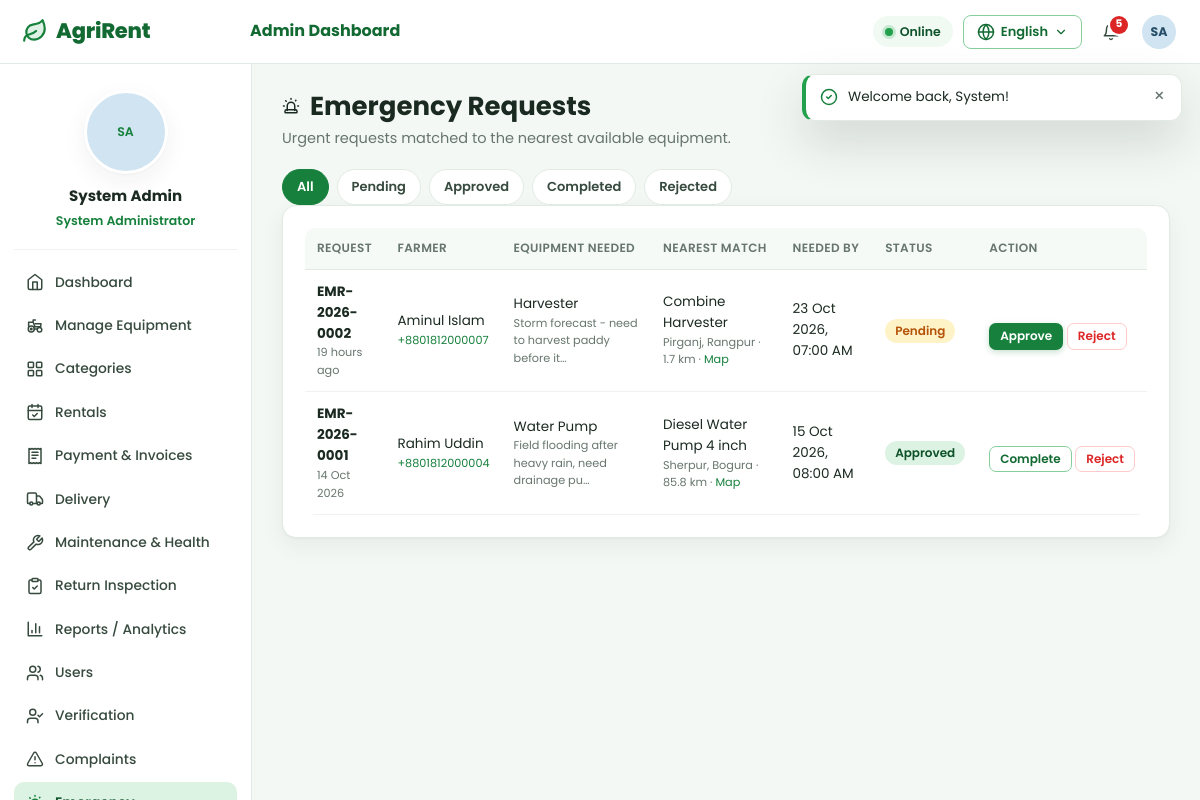
Page /index.php?r=emergency/index (signed in) on the committed database.
### tables this page shows
CREATE TABLE `users` (
  `id` INT UNSIGNED NOT NULL AUTO_INCREMENT,
  `name` VARCHAR(100) NOT NULL,
  `email` VARCHAR(160) NOT NULL,
  `phone` VARCHAR(30) NOT NULL DEFAULT '',
  `address` VARCHAR(255) NOT NULL DEFAULT '',
  `password` VARCHAR(255) NOT NULL,
  `role` ENUM('farmer','employee','admin') NOT NULL,
   
  `status` ENUM('inactive','active','suspended','deleted') NOT NULL DEFAULT 'inactive',
  `email_verified_at` DATETIME DEFAULT NULL,
   
  `verification_status` ENUM('pending','approved','rejected') NOT NULL DEFAULT 'pending',
  `verification_note` VARCHAR(255) DEFAULT NULL,
  `verification_document` VARCHAR(255) DEFAULT NULL,
  `verified_by` INT UNSIGNED DEFAULT NULL,
  `verified_at` DATETIME DEFAULT NULL,
  `employee_code` VARCHAR(30) DEFAULT NULL,
  `profile_photo` VARCHAR(255) DEFAULT NULL,
  `language` ENUM('en','bn') NOT NULL DEFAULT 'en',
  `two_factor_enabled` TINYINT(1) NOT NULL DEFAULT 0,
  `google_id` VARCHAR(64) DEFAULT NULL,
  `failed_attempts` INT UNSIGNED NOT NULL DEFAULT 0,
  `locked_until` DATETIME DEFAULT NULL,
  `last_login_at` DATETIME DEFAULT NULL,
  `last_login_ip` VARCHAR(45) DEFAULT NULL,
  `last_login_agent` VARCHAR(255) DEFAULT NULL,
  `remember_selector` CHAR(24) DEFAULT NULL,
  `remember_hash` CHAR(64) DEFAULT NULL,
  `remember_expires` DATETIME DEFAULT NULL,
  `deleted_at` DATETIME DEFAULT NULL,
  `created_at` DATETIME NOT NULL DEFAULT CURRENT_TIMESTAMP,
  `updated_at` DATETIME NOT NULL DEFAULT CURRENT_TIMESTAMP ON UPDATE CURRENT_TIMESTAMP,
  PRIMARY KEY (`id`),
  UNIQUE KEY `uq_users_email` (`email`),
  UNIQUE KEY `uq_users_google` (`google_id`),
  UNIQUE KEY `uq_users_remember` (`remember_selector`),
  KEY `idx_users_role_status` (`role`,`status`,`verification_status`)
);

CREATE TABLE `emergency_requests` (
  `id` INT UNSIGNED NOT NULL AUTO_INCREMENT,
  `request_code` VARCHAR(20) DEFAULT NULL,
  `farmer_id` INT UNSIGNED NOT NULL,
  `category_id` INT UNSIGNED NOT NULL,
  `equipment_id` INT UNSIGNED DEFAULT NULL,
  `latitude` DECIMAL(9,6) NOT NULL,
  `longitude` DECIMAL(9,6) NOT NULL,
  `location_label` VARCHAR(150) DEFAULT NULL,
  `distance_km` DECIMAL(7,2) DEFAULT NULL,
  `needed_by` DATETIME NOT NULL,
  `details` VARCHAR(500) DEFAULT NULL,
  `status` ENUM('pending','approved','rejected','completed') NOT NULL DEFAULT 'pending',
  `handled_by` INT UNSIGNED DEFAULT NULL,
  `client_uuid` CHAR(36) DEFAULT NULL,
  `created_at` DATETIME NOT NULL DEFAULT CURRENT_TIMESTAMP,
  `updated_at` DATETIME NOT NULL DEFAULT CURRENT_TIMESTAMP ON UPDATE CURRENT_TIMESTAMP,
  PRIMARY KEY (`id`),
  UNIQUE KEY `uq_emergency_code` (`request_code`),
  UNIQUE KEY `uq_emergency_uuid` (`client_uuid`),
  KEY `idx_emergency_farmer_status` (`farmer_id`,`status`),
  CONSTRAINT `fk_emergency_farmer` FOREIGN KEY (`farmer_id`) REFERENCES `users` (`id`) ON DELETE CASCADE,
  CONSTRAINT `fk_emergency_category` FOREIGN KEY (`category_id`) REFERENCES `categories` (`id`) ON UPDATE CASCADE,
  CONSTRAINT `fk_emergency_equipment` FOREIGN KEY (`equipment_id`) REFERENCES `equipment` (`id`) ON DELETE SET NULL,
  CONSTRAINT `fk_emergency_handler` FOREIGN KEY (`handled_by`) REFERENCES `users` (`id`) ON DELETE SET NULL
);

CREATE TABLE `categories` (
  `id` INT UNSIGNED NOT NULL AUTO_INCREMENT,
  `name` VARCHAR(80) NOT NULL,
  `description` VARCHAR(255) DEFAULT NULL,
  `icon` VARCHAR(40) NOT NULL DEFAULT 'tractor',
  `status` ENUM('active','inactive') NOT NULL DEFAULT 'active',
  `created_at` DATETIME NOT NULL DEFAULT CURRENT_TIMESTAMP,
  PRIMARY KEY (`id`),
  UNIQUE KEY `uq_categories_name` (`name`)
);

CREATE TABLE `equipment` (
  `id` INT UNSIGNED NOT NULL AUTO_INCREMENT,
  `category_id` INT UNSIGNED NOT NULL,
  `name` VARCHAR(150) NOT NULL,
  `specs` VARCHAR(150) DEFAULT NULL,
  `description` TEXT NOT NULL,
  `price_per_day` DECIMAL(10,2) DEFAULT NULL,
  `quantity` INT UNSIGNED NOT NULL DEFAULT 1,
  `location` VARCHAR(150) NOT NULL,
  `latitude` DECIMAL(9,6) DEFAULT NULL,
  `longitude` DECIMAL(9,6) DEFAULT NULL,
  `image` VARCHAR(255) DEFAULT NULL,
  `owner_name` VARCHAR(120) DEFAULT NULL,
  `owner_phone` VARCHAR(30) DEFAULT NULL,
  `status` ENUM('available','unavailable','maintenance','inactive') NOT NULL DEFAULT 'available',
   
  `health_status` ENUM('good','needs_maintenance','under_maintenance','unknown') NOT NULL DEFAULT 'good',
  `health_flag` VARCHAR(255) DEFAULT NULL,
  `usage_hours` DECIMAL(10,1) NOT NULL DEFAULT 0,
  `hours_since_service` DECIMAL(10,1) NOT NULL DEFAULT 0,
  `usage_threshold_hours` INT UNSIGNED NOT NULL DEFAULT 250,
  `service_interval_days` INT UNSIGNED NOT NULL DEFAULT 120,
  `last_service_date` DATE DEFAULT NULL,
  `added_by` INT UNSIGNED NOT NULL,
  `created_at` DATETIME NOT NULL DEFAULT CURRENT_TIMESTAMP,
  `updated_at` DATETIME NOT NULL DEFAULT CURRENT_TIMESTAMP ON UPDATE CURRENT_TIMESTAMP,
  PRIMARY KEY (`id`),
  KEY `idx_equipment_category` (`category_id`),
  KEY `idx_equipment_status` (`status`,`health_status`),
  KEY `idx_equipment_location` (`location`),
  CONSTRAINT `fk_equipment_category` FOREIGN KEY (`category_id`) REFERENCES `categories` (`id`) ON UPDATE CASCADE,
  CONSTRAINT `fk_equipment_user` FOREIGN KEY (`added_by`) REFERENCES `users` (`id`) ON UPDATE CASCADE
);

### app/views/emergency/manage.php (the view, shortened to what the rows shown need)
<div class="page-head"><div><h1><?= icon('siren') ?> <?= e(t('Emergency Requests')) ?></h1><p class="muted"><?= e(t('Urgent requests matched to the nearest available equipment.')) ?></p></div></div>
<section class="card">
    <div class="table-wrap"><table class="table">
        <thead><tr><th><?= e(t('Request')) ?></th><th><?= e(t('Farmer')) ?></th><th><?= e(t('Equipment needed')) ?></th><th><?= e(t('Nearest match')) ?></th><th><?= e(t('Needed by')) ?></th><th><?= e(t('Status')) ?></th><th><?= e(t('Action')) ?></th></tr></thead>
        <tbody>
        <?php foreach ($rows as $r): ?>
            <tr>
                <td><strong><?= e($r['request_code']) ?></strong><small class="block muted"><?= e(time_ago($r['created_at'])) ?></small></td>
                <td><?= e($r['farmer_name']) ?><small class="block"><a href="tel:<?= e($r['farmer_phone']) ?>"><?= e($r['farmer_phone']) ?></a></small></td>
                <td><?= e(t($r['category_name'])) ?><small class="block muted"><?= e(str_limit($r['details'] ?? '', 50)) ?></small></td>
                <td><?= e($r['equipment_name'] ?? '—') ?><small class="block muted"><?= e($r['location_label']) ?> · <?= e(number_format((float)$r['distance_km'], 1)) ?> km · <a href="https://www.google.com/maps?q=<?= e($r['latitude'] . ',' . $r['longitude']) ?>" target="_blank" rel="noopener"><?= e(t('Map')) ?></a></small></td>
                <td><?= e(fmt_datetime($r['needed_by'])) ?></td>
                <td><?= badge($r['status']) ?></td>
                <td class="nowrap">
                    <?php if ($r['status'] === 'pending'): ?>
                        <form class="inline" method="post" action="<?= e(url('emergency/status')) ?>" data-ajax data-reload><button class="btn btn-primary btn-xs"><?= e(t('Approve')) ?></button></form>
                    <?php endif; ?>
                    <?php if ($r['status'] === 'approved'): ?>
                        <form class="inline" method="post" action="<?= e(url('emergency/status')) ?>" data-ajax data-reload><button class="btn btn-outline btn-xs"><?= e(t('Complete')) ?></button></form>
                    <?php endif; ?>
                    <?php if (in_array($r['status'], ['pending', 'approved'], true)): ?>
                        <form class="inline" method="post" action="<?= e(url('emergency/status')) ?>" data-ajax data-reload data-confirm="<?= e(t('Reject this emergency request?')) ?>"><button class="btn btn-danger-soft btn-xs"><?= e(t('Reject')) ?></button></form>
                    <?php endif; ?>
                </td>
            </tr>
        <?php endforeach; ?>
        </tbody>
    </table></div>
</section>

### app/helpers.php (shortened to what the rows shown need)
<?php
function config(string $key, $default = null)
{
    $value = $GLOBALS['__config'];
    foreach (explode('.', $key) as $part) {
        $value = $value[$part];
    }
    return $value;
}
function url(string $route = '', array $params = []): string
{
    $query = $route !== '' ? 'r=' . $route : '';
    if ($params) {
        $query .= ($query !== '' ? '&' : '') . http_build_query($params);
    }
    return 'index.php' . ($query !== '' ? '?' . $query : '');
}
function e($value): string
{
    return htmlspecialchars((string)$value, ENT_QUOTES | ENT_SUBSTITUTE, 'UTF-8');
}
function t(string $key, array $params = []): string
{
    return Lang::translate($key, $params);
}
function fmt_date(?string $date, string $format = 'd M Y'): string
{
    $ts = strtotime($date);
    return $ts ? date($format, $ts) : '—';
}
function fmt_datetime(?string $date): string
{
    return fmt_date($date, 'd M Y, h:i A');
}
function time_ago(?string $date): string
{
    $diff = time() - strtotime($date);
    if ($diff < 86400) {
        return t(':n hours ago', ['n' => (int)floor($diff / 3600)]);
    }
    return fmt_date($date);
}
function str_limit(?string $text, int $limit = 80): string
{
    $text = (string)$text;
    return mb_strlen($text) > $limit ? rtrim(mb_substr($text, 0, $limit - 1)) . '…' : $text;
}
function icon(string $name, string $class = ''): string
{
    return Icon::svg($name, $class);
}
function status_meta(string $status): array
{
    static $map = [
        'pending' => ['Pending', 'amber'], 'confirmed' => ['Confirmed', 'blue'], 'delivered' => ['Delivered', 'green'],
        'returned' => ['Returned', 'purple'], 'completed' => ['Completed', 'green'], 'cancelled' => ['Cancelled', 'red'],
        'rejected' => ['Rejected', 'red'], 'active_rental' => ['Active', 'green'],
        'paid' => ['Paid', 'green'], 'failed' => ['Failed', 'red'], 'refunded' => ['Refunded', 'gray'],
        'unpaid' => ['Unpaid', 'amber'], 'partial' => ['Partially Paid', 'amber'],
        'assigned' => ['Assigned', 'blue'], 'in_progress' => ['In Progress', 'blue'],
        'available' => ['Available', 'green'], 'unavailable' => ['Not Available', 'red'], 'maintenance' => ['Maintenance', 'amber'],
        'inactive' => ['Inactive', 'gray'], 'good' => ['Good', 'green'], 'needs_maintenance' => ['Needs Maintenance', 'red'],
        'under_maintenance' => ['Under Maintenance', 'amber'], 'unknown' => ['Data Missing', 'gray'],
        'scheduled' => ['Scheduled', 'blue'], 'open' => ['Open', 'red'], 'resolved' => ['Resolved', 'green'],
        'in_review' => ['In Review', 'blue'], 'closed' => ['Closed', 'gray'],
        'low' => ['Low', 'green'], 'medium' => ['Medium', 'amber'], 'high' => ['High', 'red'],
        'active' => ['Active', 'green'], 'suspended' => ['Suspended', 'red'], 'deleted' => ['Deleted', 'gray'],
        'approved' => ['Approved', 'green'], 'verified' => ['Verified', 'green'], 'unverified' => ['Unverified', 'amber'],
        'damaged' => ['Damaged', 'red'], 'needs_service' => ['Needs Service', 'amber'],
        'normal' => ['Normal Season', 'gray'], 'harvest' => ['Harvest Season', 'amber'], 'off_season' => ['Off-season', 'blue'],
    ];
    $meta = $map[$status] ?? [ucwords(str_replace('_', ' ', $status)), 'gray'];
    return [t($meta[0]), $meta[1]];
}
function badge(?string $status, ?string $label = null): string
{
    $status = (string)$status;
    [$text, $color] = status_meta($status);
    return '<span class="badge badge-' . $color . '" data-status="' . e($status) . '">' . e($label ?? $text) . '</span>';
}
function initials(?string $name): string
{
    $parts = preg_split('/\s+/', trim((string)$name)) ?: [];
    $letters = '';
    foreach (array_slice($parts, 0, 2) as $part) {
        $letters .= mb_strtoupper(mb_substr($part, 0, 1));
    }
    return $letters ?: 'U';
}
function avatar(?array $user, string $size = ''): string
{
    $class = 'avatar' . ($size ? ' avatar-' . $size : '');
    $hue = crc32((string)($user['name'] ?? 'user')) % 360;
    return '<span class="' . $class . ' avatar-initials" style="--hue:' . $hue . '">' . e(initials($user['name'] ?? '')) . '</span>';
}

### app/views/layouts/app.php (shortened to what the rows shown need)
<?php
$me = Auth::user();
$current = Router::current();
?>
<!doctype html>
<html lang="<?= Lang::get() ?>" data-lang="<?= Lang::get() ?>">
<head><?php include __DIR__ . '/_head.php'; ?></head>
<body class="app role-<?= e($me['role']) ?>" data-route="<?= e($current) ?>">
<header class="topbar">
    <a class="brand" href="<?= e(url('dashboard/index')) ?>"><?= icon('leaf') ?><span><?= e(setting('platform_name', 'AgriRent')) ?></span></a>
    <div class="topbar-title"><?= $me['role'] !== 'farmer' ? e(t(ucfirst($me['role']) . ' Dashboard')) : '' ?></div>
    <div class="topbar-actions">
        <div class="net-status" id="netStatus" title="<?= e(t('Connection & offline sync status')) ?>">
        </div>
        <?php include __DIR__ . '/_lang.php'; ?>
        <div class="dropdown notif-dropdown">
        </div>
        <div class="dropdown">
            <button class="user-chip" type="button" data-dropdown aria-label="<?= e(t('Account menu')) ?>"><?= avatar($me, 'sm') ?></button>
        </div>
    </div>
</header>
<aside class="sidebar" aria-label="<?= e(t('Sidebar')) ?>">
    <div class="sidebar-profile">
        <?= avatar($me, 'xl') ?>
        <strong><?= e($me['name']) ?></strong>
        <span><?= e($me['role'] === 'admin' ? t('System Administrator') : role_label($me['role'])) ?></span>
    </div>
</aside>
<main id="main" class="main">
    <?= $content ?>
</main>
</body>
</html>

### rows in the picture
users: role "Admin Dashboard", name "SA SA", name "System Admin", role "System Administrator"
emergency_requests: request_code "EMR-2026-0002", created_at "19 hours ago", farmer.name "Aminul Islam", farmer.phone "+8801812000007", category.name "Harvester", details "Storm forecast - need to harvest paddy before it…", equipment.name "Combine Harvester", location_label "Pirganj, Rangpur", distance_km "1.7", needed_by "23 Oct 2026, 07:00 AM", label "Pending"
emergency_requests: request_code "EMR-2026-0001", created_at "14 Oct 2026", farmer.name "Rahim Uddin", farmer.phone "+8801812000004", category.name "Water Pump", details "Field flooding after heavy rain, need drainage pu…", equipment.name "Diesel Water Pump 4 inch", location_label "Sherpur, Bogura", distance_km "85.8", needed_by "15 Oct 2026, 08:00 AM", label "Approved"

### other values in the picture
setting('platform_name', 'AgriRent') "AgriRent"
$unread "5"
t($label) "Dashboard"
t($label) "Manage Equipment"
t($label) "Categories"
t($label) "Rentals"
t($label) "Payment & Invoices"
t($label) "Delivery"
t($label) "Maintenance & Health"
t($label) "Return Inspection"
t($label) "Reports / Analytics"
t($label) "Users"
t($label) "Verification"
t($label) "Complaints"
t('Emergency Requests') "Emergency Requests"
